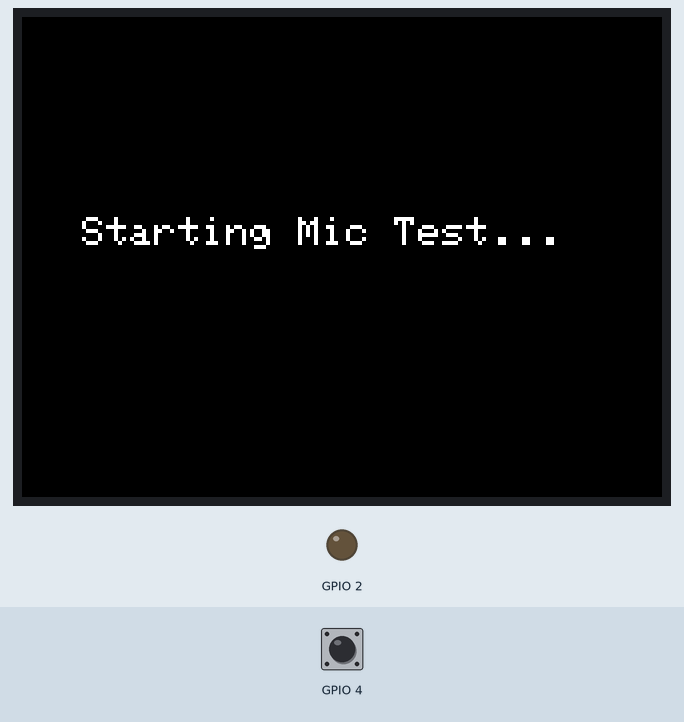
Simulated run of this sketch. Board: ESP32-S3. Shown: 320×240 colour display, output pins drawn as LEDs (lit = HIGH). Inputs (shaded band) come from the test bench; at power-on: GPIO 4 HIGH. I2S audio is not simulated (input reads silence); what the sketch prints to the serial monitor is not drawn.

Above: at 0.8 s.
At 2.4 s:
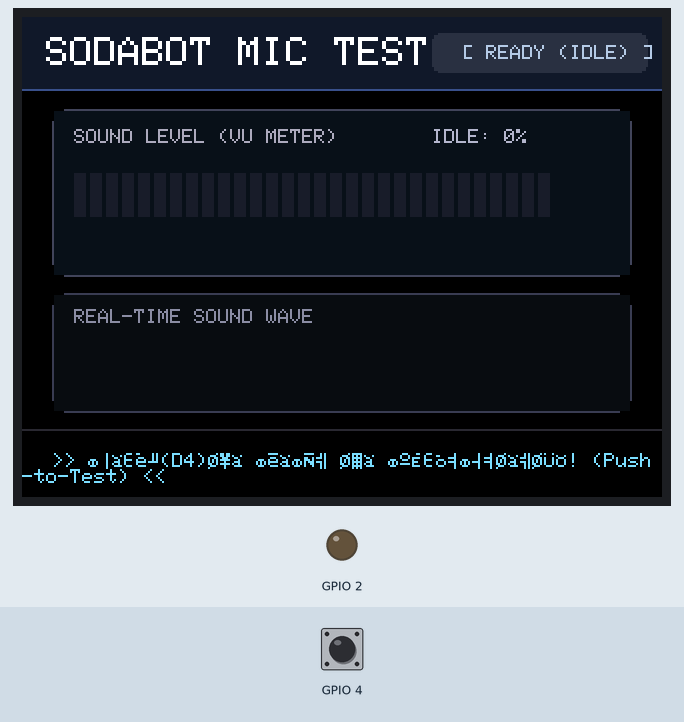
2.5 s: GPIO 4 pulled LOW for 0.15 s
At 2.72 s:
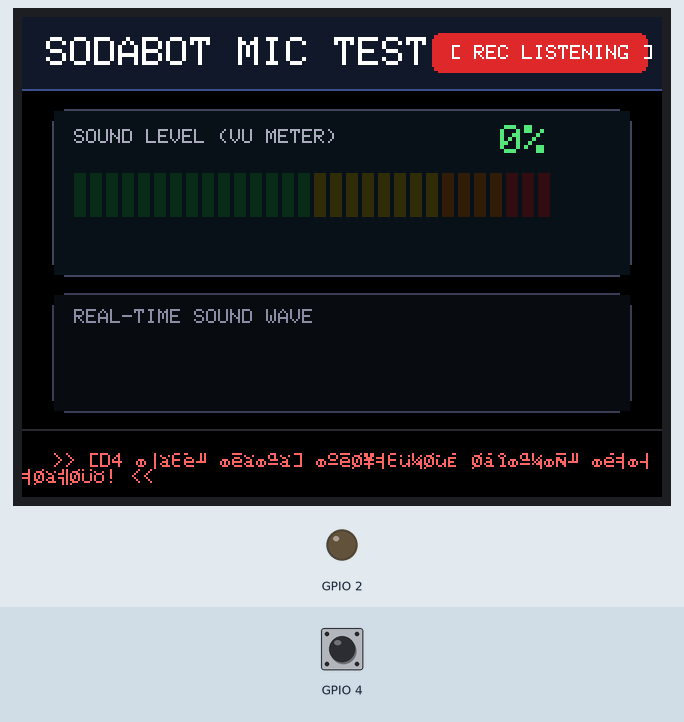
Timing chart, 0 to 5.5 s (numbered marks = the images above; inputs shaded):
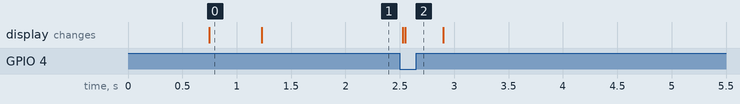

The sketch:

soda-6-3.ino
```cpp
#include <Arduino.h>
#include <SPI.h>
#include <Adafruit_GFX.h>
#include <Adafruit_ST7789.h>
#include <driver/i2s.h>
#include <math.h>

// =========================================================================
// [6주차] 3. 소다봇 마이크 입력 테스트 (Push-to-Test: 버튼 누를 때만 마이크 테스트)
// =========================================================================
//
// 🎯 학습 목표:
// 1. 물리 버튼(GPIO 4)을 누르고 있는 동안에만 INMP441 I2S 마이크를 활성화하여
//    소리 크기를 실시간 측정합니다. (Push-to-Talk 음성인식의 기초 원리)
// 2. 소리의 크기(진폭, RMS, Volume %)를 2.0인치 ST7789 LCD에 실시간 VU 미터,
//    백분율 수치, 사운드 파형으로 시각화합니다.
// 3. 버튼을 떼면 대기 상태로 전환되며 최근 최대 볼륨(Peak) 수치를 보존합니다.
//
// =========================================================================

// ========================
// 핀 설정 (ESP32-S3 SuperMini)
// ========================
namespace Pin {
  // LCD 디스플레이 (ST7789 2.0인치 SPI)
  constexpr int MOSI = 11;
  constexpr int CLK  = 12;
  constexpr int CS   = 13;
  constexpr int DC   = 7;
  constexpr int RST  = 6;

  // I2S 마이크 (INMP441)
  constexpr int MIC_SCK = 9;   // BCLK (비트 클럭)
  constexpr int MIC_WS  = 10;  // LRC / WS (워드 클럭)
  constexpr int MIC_SD  = 8;   // DIN / SD (데이터 입력)

  // 버튼 및 LED
  constexpr uint8_t BUTTON = 4;
  constexpr uint8_t LED    = 2;
}

// ========================
// I2S 마이크 설정
// ========================
constexpr i2s_port_t MIC_I2S_PORT = I2S_NUM_1;
constexpr int SAMPLE_RATE = 16000;
constexpr int READ_LEN = 256;

// ========================
// 디스플레이 객체
// ========================
SPIClass screenSPI(HSPI);
Adafruit_ST7789 tft(&screenSPI, Pin::CS, Pin::DC, Pin::RST);

// ========================
// 사운드 및 버튼 상태 변수
// ========================
float currentVolume = 0.0f;     // 0 ~ 100%
float smoothVolume = 0.0f;      // 부드러운 볼륨 값
float lastPeakVolume = 0.0f;    // 최근 측정된 최대 볼륨
float currentPeak = 0.0f;       // 이번 버튼 누름 중 최대 볼륨

bool isTesting = false;         // 현재 버튼 눌림(마이크 테스트 중) 여부
bool prevTestingState = false;

// 파형 그래프 히스토리 버퍼
constexpr int WAVE_HISTORY_LEN = 40;
int waveHistory[WAVE_HISTORY_LEN] = {0};
int waveHead = 0;

// ========================
// 마이크 I2S 초기화 함수
// ========================
bool setupMicrophone() {
  i2s_config_t config = {
    .mode = (i2s_mode_t)(I2S_MODE_MASTER | I2S_MODE_RX),
    .sample_rate = SAMPLE_RATE,
    .bits_per_sample = I2S_BITS_PER_SAMPLE_32BIT,
    .channel_format = I2S_CHANNEL_FMT_ONLY_LEFT,
    .communication_format = I2S_COMM_FORMAT_STAND_I2S,
    .intr_alloc_flags = ESP_INTR_FLAG_LEVEL1,
    .dma_buf_count = 4,
    .dma_buf_len = 256,
    .use_apll = false
  };

  i2s_pin_config_t pins = {
    .mck_io_num   = I2S_PIN_NO_CHANGE,
    .bck_io_num   = Pin::MIC_SCK,
    .ws_io_num    = Pin::MIC_WS,
    .data_out_num = I2S_PIN_NO_CHANGE,
    .data_in_num  = Pin::MIC_SD
  };

  esp_err_t err = i2s_driver_install(MIC_I2S_PORT, &config, 0, NULL);
  if (err != ESP_OK) {
    Serial.printf("[오류] I2S 드라이버 설치 실패: %s\n", esp_err_to_name(err));
    return false;
  }

  err = i2s_set_pin(MIC_I2S_PORT, &pins);
  if (err != ESP_OK) {
    Serial.printf("[오류] I2S 핀 설정 실패: %s\n", esp_err_to_name(err));
    i2s_driver_uninstall(MIC_I2S_PORT);
    return false;
  }

  return true;
}

// ========================
// 마이크 소리 크기 측정 (RMS 계산)
// ========================
float readMicrophoneLevel() {
  int32_t rawSamples[READ_LEN];
  size_t bytesRead = 0;

  esp_err_t err = i2s_read(MIC_I2S_PORT, rawSamples, sizeof(rawSamples), &bytesRead, pdMS_TO_TICKS(20));
  if (err != ESP_OK || bytesRead == 0) {
    return 0.0f;
  }

  size_t sampleCount = bytesRead / sizeof(int32_t);
  double sumSquares = 0;

  for (size_t i = 0; i < sampleCount; ++i) {
    int32_t sample = rawSamples[i] >> 14; // 상위 유효 비트 스케일 조정
    sumSquares += (double)sample * (double)sample;
  }

  double rms = sqrt(sumSquares / sampleCount);

  // 주변 기본 잡음 노이즈 게이트
  if (rms < 25.0) {
    rms = 0.0;
  }

  // 0 ~ 100% 볼륨 매핑 (로그 스케일)
  float volume = 0.0f;
  if (rms > 0) {
    volume = (float)(log10(1.0 + rms / 40.0) / log10(1.0 + 7000.0 / 40.0) * 100.0f);
  }

  if (volume > 100.0f) volume = 100.0f;
  if (volume < 0.0f) volume = 0.0f;

  return volume;
}

// ========================
// LCD 화면 배경 및 고정 UI
// ========================
void drawStaticUI() {
  tft.fillScreen(ST77XX_BLACK);

  // 상단 헤더 바
  tft.fillRect(0, 0, 320, 36, tft.color565(20, 24, 40));
  tft.drawFastHLine(0, 36, 320, tft.color565(60, 80, 140));

  tft.setTextColor(ST77XX_WHITE);
  tft.setTextSize(2);
  tft.setCursor(12, 10);
  tft.print("SODABOT MIC TEST");

  // 볼륨 박스 외곽선
  tft.drawRoundRect(15, 46, 290, 84, 8, tft.color565(70, 70, 90));
  tft.fillRect(16, 47, 288, 82, tft.color565(15, 18, 28));

  tft.setTextSize(1);
  tft.setTextColor(tft.color565(170, 170, 190));
  tft.setCursor(26, 56);
  tft.print("SOUND LEVEL (VU METER)");

  // 하단 파형 히스토리 영역
  tft.drawRoundRect(15, 138, 290, 60, 8, tft.color565(60, 60, 80));
  tft.fillRect(16, 139, 288, 58, tft.color565(10, 12, 20));

  tft.setCursor(26, 146);
  tft.setTextColor(tft.color565(140, 140, 160));
  tft.print("REAL-TIME SOUND WAVE");

  // 최하단 안내 바
  tft.drawFastHLine(0, 206, 320, tft.color565(40, 40, 50));
}

// ========================
// 상태 뱃지 및 안내 문구 렌더링
// ========================
void drawStatusBadge(bool testing) {
  // 상단 우측 상태 뱃지
  tft.fillRect(205, 8, 110, 22, tft.color565(20, 24, 40));
  tft.setTextSize(1);

  if (testing) {
    tft.fillRoundRect(205, 8, 108, 20, 4, tft.color565(220, 40, 40));
    tft.setTextColor(ST77XX_WHITE);
    tft.setCursor(214, 14);
    tft.print("[ REC LISTENING ]");
  } else {
    tft.fillRoundRect(205, 8, 108, 20, 4, tft.color565(40, 50, 70));
    tft.setTextColor(tft.color565(180, 200, 230));
    tft.setCursor(220, 14);
    tft.print("[ READY (IDLE) ]");
  }

  // 최하단 안내 메시지
  tft.fillRect(0, 212, 320, 26, ST77XX_BLACK);
  tft.setCursor(15, 218);
  if (testing) {
    tft.setTextColor(tft.color565(255, 100, 100));
    tft.print(">> [D4 버튼 누름] 마이크에 소리를 내보세요! <<");
  } else {
    tft.setTextColor(tft.color565(120, 220, 255));
    tft.print(">> 버튼(D4)을 누른 채 말해보세요! (Push-to-Test) <<");
  }
}

// ========================
// 실시간 볼륨 게이지 렌더링
// ========================
void drawVolumeGauge(float vol, float smoothVol, bool testing) {
  constexpr int BAR_X = 26;
  constexpr int BAR_Y = 78;
  constexpr int BAR_W = 268;
  constexpr int BAR_H = 22;

  int fillWidth = (int)((smoothVol / 100.0f) * BAR_W);
  if (fillWidth > BAR_W) fillWidth = BAR_W;

  int segCount = 30;
  int segW = BAR_W / segCount;

  for (int i = 0; i < segCount; ++i) {
    int sx = BAR_X + i * segW;
    int curRatio = (i * 100) / segCount;
    bool isActive = (sx + segW - BAR_X) <= fillWidth;

    uint16_t segColor;
    if (testing) {
      if (curRatio < 50) {
        segColor = isActive ? tft.color565(40, 220, 80) : tft.color565(15, 45, 25);
      } else if (curRatio < 75) {
        segColor = isActive ? tft.color565(255, 200, 40) : tft.color565(50, 45, 15);
      } else if (curRatio < 90) {
        segColor = isActive ? tft.color565(255, 120, 30) : tft.color565(55, 28, 10);
      } else {
        segColor = isActive ? tft.color565(255, 40, 60) : tft.color565(55, 15, 20);
      }
    } else {
      // 대기 상태일 때는 회색/어두운 톤
      segColor = tft.color565(25, 30, 45);
    }

    tft.fillRect(sx, BAR_Y, segW - 2, BAR_H, segColor);
  }

  // 피크 라인 표시
  if (testing && currentPeak > 2.0f) {
    int peakX = BAR_X + (int)((currentPeak / 100.0f) * (BAR_W - 3));
    if (peakX > BAR_X + BAR_W - 3) peakX = BAR_X + BAR_W - 3;
    tft.fillRect(peakX, BAR_Y - 2, 3, BAR_H + 4, ST77XX_WHITE);
  }

  // 수치 텍스트 갱신
  tft.fillRect(205, 52, 90, 18, tft.color565(15, 18, 28));
  tft.setTextSize(2);
  if (testing) {
    if (smoothVol > 80.0f) {
      tft.setTextColor(tft.color565(255, 60, 60));
    } else if (smoothVol > 50.0f) {
      tft.setTextColor(tft.color565(255, 210, 50));
    } else {
      tft.setTextColor(tft.color565(80, 230, 120));
    }
    tft.setCursor(215, 54);
    char buf[16];
    snprintf(buf, sizeof(buf), "%3.0f%%", smoothVol);
    tft.print(buf);
  } else {
    tft.setTextSize(1);
    tft.setTextColor(tft.color565(180, 180, 200));
    tft.setCursor(205, 56);
    if (lastPeakVolume > 0.0f) {
      char buf[20];
      snprintf(buf, sizeof(buf), "Peak: %2.0f%%", lastPeakVolume);
      tft.print(buf);
    } else {
      tft.print("IDLE: 0%");
    }
  }

  // 하단 파형 히스토리 렌더링
  waveHistory[waveHead] = testing ? (int)((vol / 100.0f) * 38) : 0;
  waveHead = (waveHead + 1) % WAVE_HISTORY_LEN;

  tft.fillRect(26, 160, 268, 30, tft.color565(10, 12, 20));
  int stepX = 268 / WAVE_HISTORY_LEN;
  for (int i = 0; i < WAVE_HISTORY_LEN; ++i) {
    int idx = (waveHead + i) % WAVE_HISTORY_LEN;
    int h = waveHistory[idx];
    if (h > 0) {
      int wx = 26 + i * stepX;
      int wy = 190 - h;
      uint16_t waveColor = (h > 28) ? tft.color565(255, 80, 80) : tft.color565(0, 180, 255);
      tft.fillRect(wx, wy, stepX - 1, h, waveColor);
    }
  }
}

// ========================
// 시리얼 모니터 출력
// ========================
void printSerialStatus(float vol, bool testing) {
  if (!testing) return;

  constexpr int WIDTH = 25;
  int bars = (int)((vol / 100.0f) * WIDTH);
  if (bars > WIDTH) bars = WIDTH;

  Serial.print("[MIC] [");
  for (int i = 0; i < WIDTH; ++i) {
    if (i < bars) {
      Serial.print("=");
    } else {
      Serial.print(" ");
    }
  }
  Serial.printf("] Vol: %3.0f%% | Peak: %3.0f%% (PUSH-TO-TEST)\n", vol, currentPeak);
}

// ========================
// 아두이노 setup()
// ========================
void setup() {
  Serial.begin(115200);
  delay(500);

  pinMode(Pin::BUTTON, INPUT_PULLUP);
  pinMode(Pin::LED, OUTPUT);
  digitalWrite(Pin::LED, LOW);

  // LCD 초기화
  screenSPI.begin(Pin::CLK, -1, Pin::MOSI, Pin::CS);
  tft.init(240, 320);
  tft.setRotation(3); // 가로 320x240 모드
  tft.fillScreen(ST77XX_BLACK);

  tft.setTextSize(2);
  tft.setTextColor(ST77XX_WHITE);
  tft.setCursor(30, 100);
  tft.print("Starting Mic Test...");

  Serial.println("\n==============================================");
  Serial.println("  소다봇 6주차: INMP441 마이크 입력 테스트 시작  ");
  Serial.println("  👉 버튼(D4)을 누른 채 말해보세요! (Push-to-Test)  ");
  Serial.println("==============================================");
  Serial.printf("마이크 핀: SCK=%d, WS=%d, SD=%d, 버튼=GPIO%d\n",
                Pin::MIC_SCK, Pin::MIC_WS, Pin::MIC_SD, Pin::BUTTON);

  if (!setupMicrophone()) {
    tft.fillScreen(ST77XX_BLACK);
    tft.setTextColor(ST77XX_RED);
    tft.setCursor(20, 100);
    tft.print("Mic Init Failed!");
    tft.setTextSize(1);
    tft.setCursor(20, 130);
    tft.print("Please check 3.3V, GND, GPIO 8, 9, 10 wires.");
    while (true) {
      delay(1000);
    }
  }

  delay(300);
  drawStaticUI();
  drawStatusBadge(false);
  drawVolumeGauge(0.0f, 0.0f, false);
  Serial.println("마이크가 준비되었습니다. 버튼(D4)을 누르면 마이크 테스트가 시작됩니다.\n");
}

// ========================
// 아두이노 loop()
// ========================
void loop() {
  // 1. 물리 버튼(GPIO 4) 상태 확인 (LOW: 누름, HIGH: 뗌)
  isTesting = (digitalRead(Pin::BUTTON) == LOW);

  // 2. 버튼 상태 전환 이벤트 감지
  if (isTesting != prevTestingState) {
    if (isTesting) {
      // 버튼 누름 시작: 피크 초기화
      currentPeak = 0.0f;
      smoothVolume = 0.0f;
      Serial.println("\n🎙️ [버튼 누름] 마이크 소리 크기 측정 시작!");
    } else {
      // 버튼 뗌: 피크값 저장 후 대기
      lastPeakVolume = currentPeak;
      smoothVolume = 0.0f;
      digitalWrite(Pin::LED, LOW);
      Serial.printf("⏹️ [버튼 뗌] 측정 완료 (최대 피크 볼륨: %.0f%%)\n\n", lastPeakVolume);
    }
    drawStatusBadge(isTesting);
    prevTestingState = isTesting;
  }

  // 3. 버튼을 누르고 있는 동안에만 마이크 읽기 및 계산
  if (isTesting) {
    currentVolume = readMicrophoneLevel();

    if (currentVolume > smoothVolume) {
      smoothVolume = currentVolume;
    } else {
      smoothVolume = smoothVolume * 0.70f + currentVolume * 0.30f;
    }

    if (smoothVolume > currentPeak) {
      currentPeak = smoothVolume;
    }

    // 소리가 감지되면 LED(GPIO 2) 반응 점등
    if (smoothVolume > 20.0f) {
      digitalWrite(Pin::LED, HIGH);
    } else {
      digitalWrite(Pin::LED, LOW);
    }

    // 시리얼 출력
    static uint32_t lastSerialTime = 0;
    if (millis() - lastSerialTime > 60) {
      printSerialStatus(smoothVolume, true);
      lastSerialTime = millis();
    }
  } else {
    currentVolume = 0.0f;
    smoothVolume = 0.0f;
  }

  // 4. LCD 화면 갱신
  drawVolumeGauge(currentVolume, smoothVolume, isTesting);

  delay(20);
}
```

Measured:
- after the input at 2.5 s, the display: first changes at once (image 2 shows a later state)
- what the display in image 0 shows lasts 0.5 s, from 0.7 s to 1.2 s
